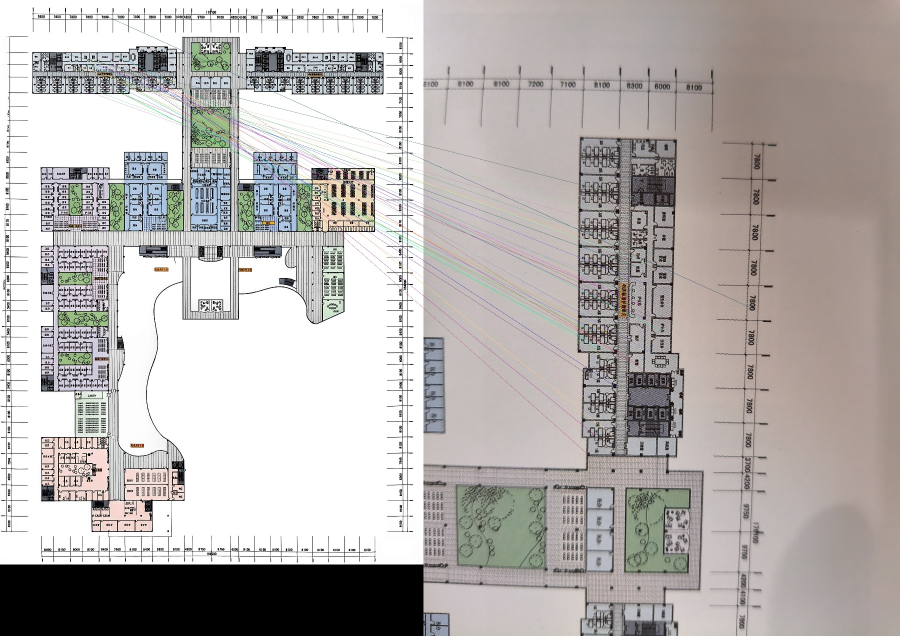
#> input picture p-平面标注与数据处理/临时核对/15_盐城市妇幼保健院_照片同步_20261103/照片01_配准检查.jpg, 1800 x 1271 px, given in place of 15_盐城市妇幼保健院_原图.jpg, which was not available (shown at 1/2 size)
$ python '照片配准.py'
#> lines starting #> are read from the running program, lines starting #| are printed output that depends on the picture
from pathlib import Path
import cv2,json,numpy as np
R=Path(__file__).resolve().parent
P=R.parent.parent/'标注试样/15_盐城市妇幼保健院'
original=cv2.imread(str(P/'15_盐城市妇幼保健院_原图.jpg'))
#> original is the input picture: shape (1271, 1800, 3); mean B, G, R 173.7, 175.8, 180.3
gray=cv2.cvtColor(original,cv2.COLOR_BGR2GRAY)
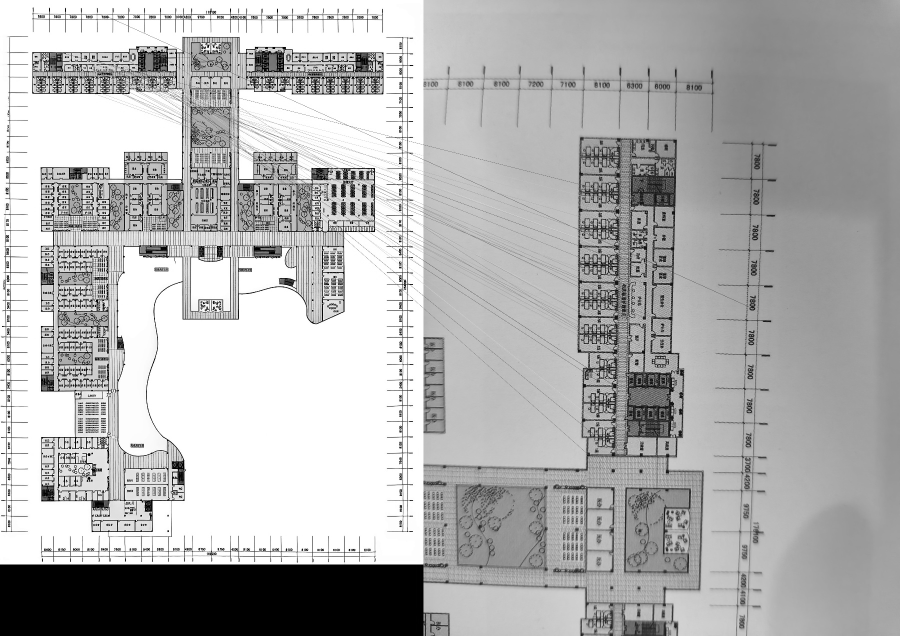
#> gray: shape (1271, 1800) (shown at 1/2 size); min 0, max 255, mean 176.9
sift=cv2.SIFT_create(nfeatures=18000,contrastThreshold=.02)
k0,d0=sift.detectAndCompute(gray,None)
#> k0 = 11971 keypoints; strongest (x, y, size): (336, 1062, 2.2), (336, 1031, 2.1), (184, 907, 2.1), (625, 600, 2.1)
matcher=cv2.BFMatcher()
records=[]
for f in sorted((R/'用户补充照片').glob('照片*.jpg')):
    im=cv2.imread(str(f));g=cv2.cvtColor(im,cv2.COLOR_BGR2GRAY)
    k1,d1=sift.detectAndCompute(g,None)
#> k1 has the same summary as k0
    pairs=matcher.knnMatch(d0,d1,k=2)
#> pairs = 11971 matches
    matches=[a for a,b in pairs if a.distance<.68*b.distance]
#> matches = 11971 matches
    a=np.float32([k0[m.queryIdx].pt for m in matches])
#> a = 11971 pairs, first value 6.12 to 1681.6, second value 21.47 to 1268.1
    b=np.float32([k1[m.trainIdx].pt for m in matches])
#> b has the same summary as a
    H,mask=cv2.findHomography(a,b,cv2.USAC_MAGSAC,4.0,maxIters=20000)
#> H = [[1, 1.31e-15, -9.45e-13], [2.58e-16, 1, -7.81e-13], [2.64e-19, 9.86e-19, 1]]; mask = 11971 values from 1 to 1
    if H is None:
        records.append({'photo':f.name,'error':'no homography'});continue
    good=mask.ravel().astype(bool)
    coords=a[good]
#> coords has the same summary as a
    rec={'photo':f.name,'matches':len(matches),'inliers':int(good.sum()),'source_bounds':[coords.min(0).tolist(),coords.max(0).tolist()],'H':H.tolist()}
#> rec = {'photo': '照片01_配准检查.jpg', 'matches': 11971, 'inliers': 11971, 'source_bounds': [[6.12, 21.47], [1681.6, 1268.1]], 'H': [[1, 1.31e-15, -9.45e-13], [2.58e-16, 1, -7.81e-13], [2.64e-19, 9.86e-19, 1]]}
    records.append(rec)
    # A diagnostic contact sheet displays actual feature correspondences.
    debug=cv2.drawMatches(original,k0,im,k1,[m for m,ok in zip(matches,good) if ok][::max(1,int(good.sum()/30))],None,flags=2)
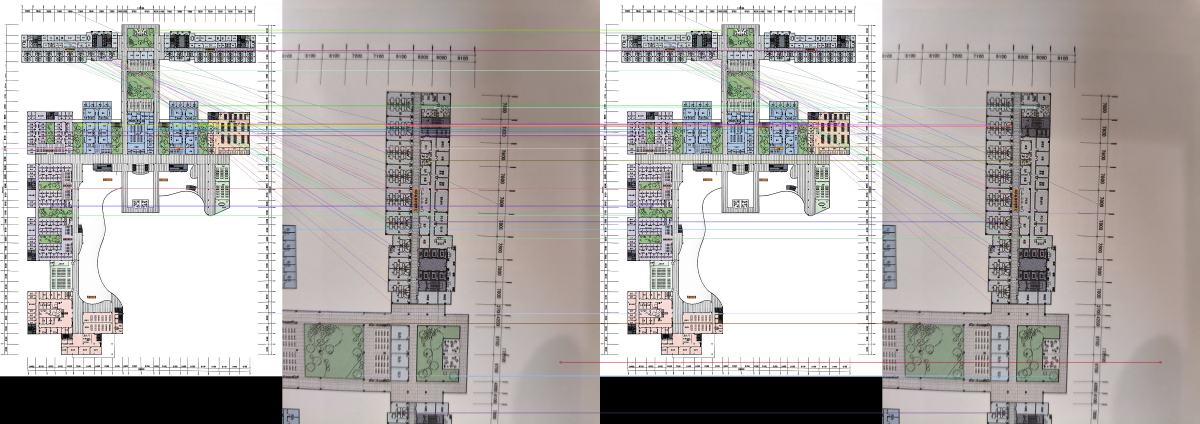
#> debug: shape (1271, 3600, 3) (shown at 1/3 size); mean B, G, R 173.4, 175.2, 179.7
    debug=cv2.resize(debug,(1800,int(debug.shape[0]*1800/debug.shape[1])))
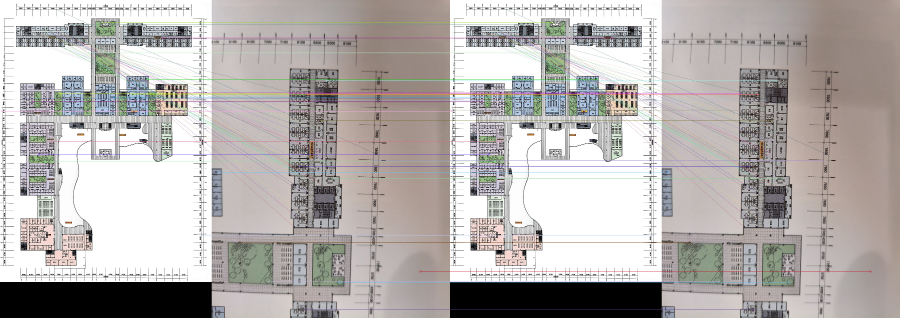
#> debug: shape (635, 1800, 3) (shown at 1/2 size); mean B, G, R 173.2, 175.1, 179.6
    cv2.imwrite(str(R/(f.stem+'_配准检查.jpg')),debug)
    print(f.name,'matches',len(matches),'inliers',int(good.sum()),'bounds',np.round(coords.min(0)).tolist(),np.round(coords.max(0)).tolist(),flush=True)
#| 照片01_配准检查.jpg matches 11971 inliers 11971 bounds [6.0, 21.0] [1682.0, 1268.0]
(R/'照片配准结果.json').write_text(json.dumps(records,ensure_ascii=False,indent=2)+'\n')
